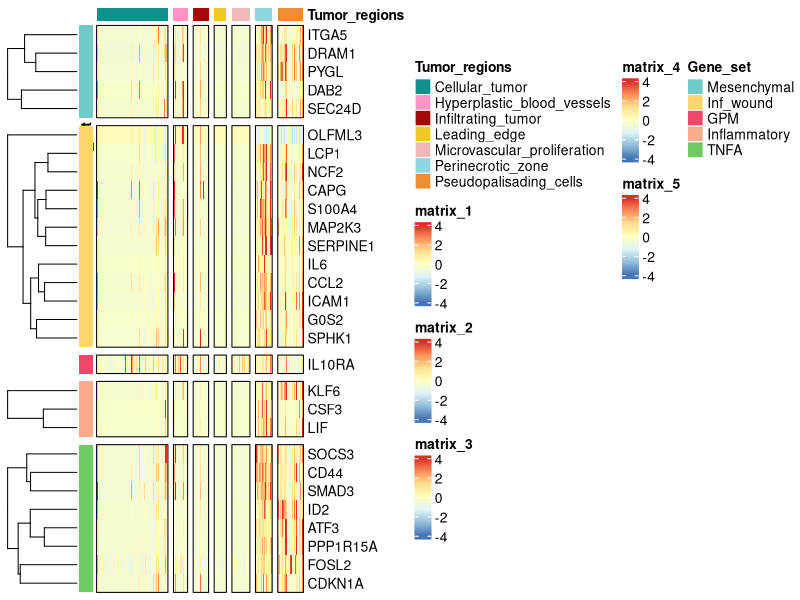

Write R code to recreate this figure.
library(RColorBrewer)
library(ComplexHeatmap)
library(circlize)
library(digest)
library(cluster)

annotation_GPM = read.csv('S9I_Annotation_row_GPM.csv',row.names = 1)
annotation_Inflammatory = read.csv('S9I_Annotation_row_Inflammatory.csv',row.names = 1)
annotation_Injury = read.csv('S9I_Annotation_row_Injury.csv',row.names = 1)
annotation_Mesenchymal = read.csv('S9I_Annotation_row_Mesenchymal.csv',row.names = 1)
annotation_NFKB = read.csv('S9I_Annotation_row_NFKB.csv',row.names = 1)

column_ann = read.csv("S9I_Column_annotation.csv",row.names = 1)

ann_colors = list(
  Gene_set = c(GPM = "#F14668", 
             Inflammatory = "#f9ab8c",
             Inf_wound='#ffd66b',
             Mesenchymal='#71cac7',
             TNFA="#6ECB63"),
  Tumor_regions = c(Cellular_tumor = "#0E918C", 
                      Hyperplastic_blood_vessels = "#FF95C5",
                      Infiltrating_tumor='#A20A0A',
                      Leading_edge='#F0C929',
                      Microvascular_proliferation='#EFB7B7',
                      Perinecrotic_zone="#8FD6E1",
                      Pseudopalisading_cells="#EF8D32"))



mat = read.csv('S9I_Heatmap_matrix.csv',row.names = 1)
mat = t(scale(t(mat)))
colnames(mat)
Mesenchymal = as.matrix(mat[17:21,])
Injury = as.matrix(mat[5:16,])
GPM = as.matrix(t(mat[1:1,]))
Inflammatory = as.matrix(mat[2:4,])
NFKB = as.matrix(mat[22:29,])
row.names(GPM) = 'IL10RA'

# Breaks <- seq(min(mat), max(mat))
Breaks <- c(-4,4)

h1 = ComplexHeatmap::pheatmap(as.matrix(Mesenchymal), 
                              annotation_colors = ann_colors,
                              annotation_row = annotation_Mesenchymal,
                              annotation_col = column_ann,
                              cluster_cols = F,
                              show_colnames = F,
                              gaps_col = c(111,133,157,176,204,230),
                              border_color = NA, breaks = Breaks, border = TRUE)

h2 = ComplexHeatmap::pheatmap(as.matrix(Injury),
                              annotation_colors = ann_colors,
                              annotation_row = annotation_Injury,
                              cluster_cols = F,
                              # annotation_col = column_ann,
                              show_colnames = F,
                              annotation_names_row = F,
                              border_color = NA, breaks = Breaks, border = TRUE)

h3 = ComplexHeatmap::pheatmap(as.matrix(GPM), 
                              annotation_colors = ann_colors,
                              annotation_row = annotation_GPM,
                              cluster_cols = F,
                              # annotation_col = column_ann,
                              show_colnames = F,
                              annotation_names_row = F,
                              border_color = NA, breaks = Breaks, border = TRUE)

h4 = ComplexHeatmap::pheatmap(as.matrix(Inflammatory), 
                              annotation_colors = ann_colors,
                              annotation_row = annotation_Inflammatory,
                              cluster_cols = F,
                              # annotation_col = column_ann,
                              show_colnames = F,
                              annotation_names_row = F,
                              border_color = NA, breaks = Breaks, border = TRUE)

h5 = ComplexHeatmap::pheatmap(as.matrix(NFKB), 
                              annotation_colors = ann_colors,
                              annotation_row = annotation_NFKB,
                              cluster_cols = F,
                              # annotation_col = column_ann,
                              show_colnames = F,
                              annotation_names_col = F,
                              annotation_names_row = F,
                              border_color = NA, breaks = Breaks, border = TRUE)


h1 %v% h2 %v% h3 %v% h4 %v% h5
